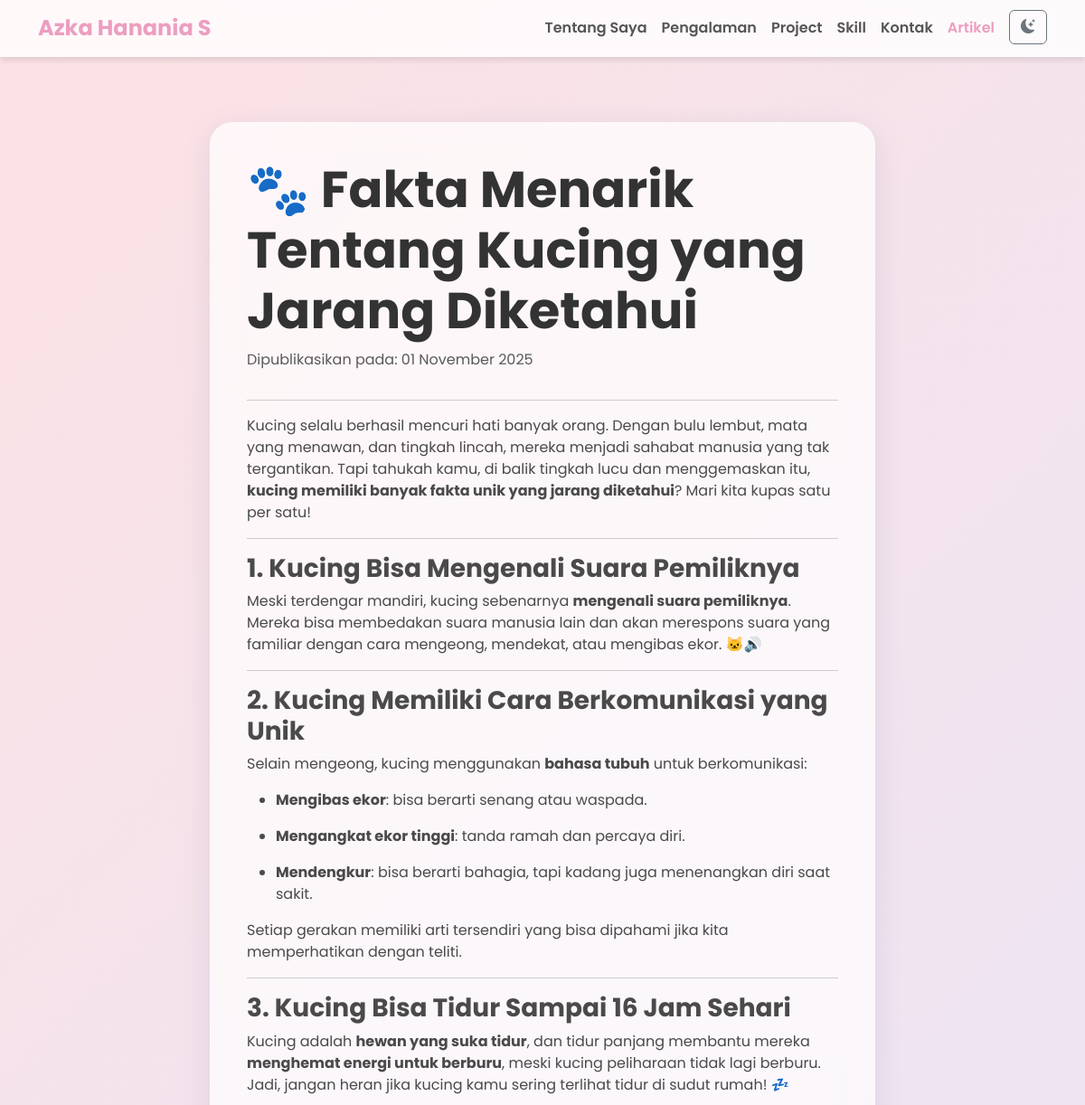
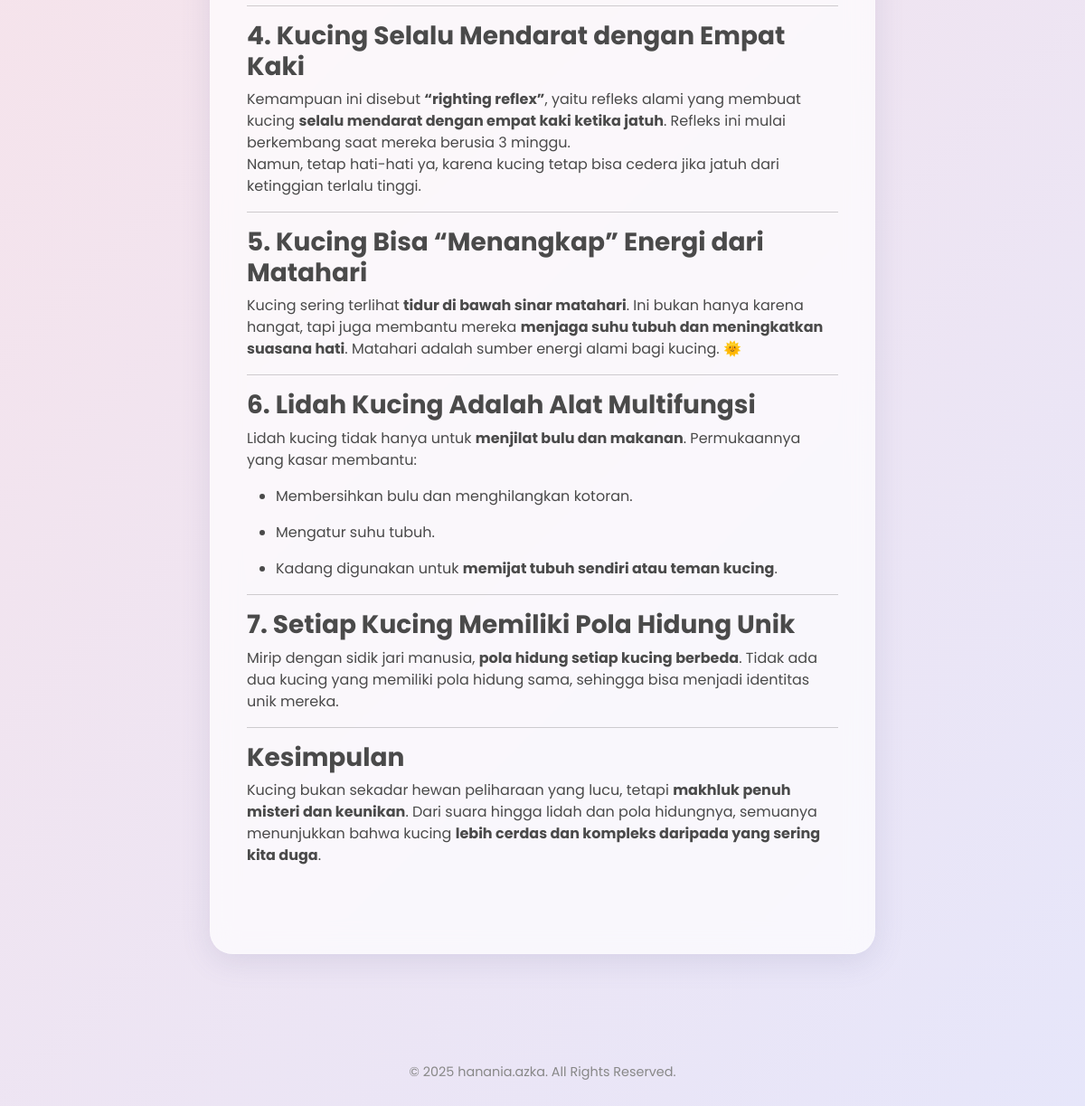
/artikel_detail.php?id=17, run on the app's committed database (2 pictures, top to bottom).
### tables this page shows
CREATE TABLE `articles` (
  `id` int(11) NOT NULL,
  `title` varchar(255) NOT NULL,
  `content` text NOT NULL,
  `image` varchar(255) DEFAULT NULL,
  `created_at` timestamp NOT NULL DEFAULT current_timestamp()
);

### artikel_detail.php (the view, shortened to what this page needs)
<?php
require_once 'config.php';
$id = isset($_GET['id']) ? (int)$_GET['id'] : 0;
$stmt = $pdo->prepare("SELECT * FROM articles WHERE id = ?");
$stmt->execute([$id]);
$article = $stmt->fetch(PDO::FETCH_ASSOC);
?>
<!DOCTYPE html>
<html lang="id">
<head>
    <link href="https://cdn.jsdelivr.net/npm/bootstrap@5.3.3/dist/css/bootstrap.min.css" rel="stylesheet">
    <link rel="stylesheet" href="https://cdn.jsdelivr.net/npm/bootstrap-icons@1.11.3/font/bootstrap-icons.min.css">
    <link rel="stylesheet" href="style.css">
</head>
<body>
    <nav class="navbar navbar-expand-lg sticky-top">
        <div class="container">
            <a class="navbar-brand" href="index.html">Azka Hanania S</a>
            <div class="collapse navbar-collapse" id="navbarNav">
                <ul class="navbar-nav ms-auto">
                    <li class="nav-item"><a class="nav-link" href="index.html">Tentang Saya</a></li>
                    <li class="nav-item"><a class="nav-link" href="pengalaman.html">Pengalaman</a></li>
                    <li class="nav-item"><a class="nav-link" href="projek.html">Project</a></li>
                    <li class="nav-item"><a class="nav-link" href="skill.html">Skill</a></li>
                    <li class="nav-item"><a class="nav-link" href="kontak.html">Kontak</a></li>
                    <li class="nav-item"><a class="nav-link active" href="artikel.php">Artikel</a></li>
                    <li class="nav-item">
                        <button id="theme-switcher" class="btn btn-outline-secondary ms-2"><i class="bi bi-moon-stars-fill"></i></button>
                    </li>
                </ul>
            </div>
        </div>
    </nav>
    <div class="container py-5 mt-4">
        <div class="row justify-content-center">
            <div class="col-lg-8">
                <div class="soft-card">
                    <h1 class="main-header"><?= htmlspecialchars($article['title']) ?></h1>
                    <p class="text-muted">Dipublikasikan pada: <?= date('d F Y', strtotime($article['created_at'])) ?></p>
                    <hr>
                    <div class="article-content">
                        <?= html_entity_decode($article['content']) ?>
                    </div>
                </div>
            </div>
        </div>
    </div>
    <footer class="footer">
        <span>© 2025 hanania.azka. All Rights Reserved.</span>
    </footer>
</body>
</html>

### style.css (style rules this page uses)
body { font-family: 'Poppins', sans-serif; background: linear-gradient(135deg, #fde2e4 0%, #e6e6fa 100%); color: #4a4a4a; margin: 0; padding: 0; overflow-x: hidden; }
.navbar { background: rgba(255, 255, 255, 0.8); backdrop-filter: blur(10px); -webkit-backdrop-filter: blur(10px); box-shadow: 0 4px 6px rgba(0, 0, 0, 0.1); font-weight: 600; border-bottom: 1px solid rgba(255, 255, 255, 0.3); }
.navbar-brand { color: #EC9EC0 !important; font-weight: 700; font-size: 1.5rem; }
.nav-link { color: #555 !important; transition: color 0.3s ease; }
.nav-link.active, .nav-link:hover { color: #EC9EC0 !important; }
.container { max-width: 1140px; }
.soft-card { background: rgba(255, 255, 255, 0.7); backdrop-filter: blur(15px); -webkit-backdrop-filter: blur(15px); border-radius: 25px; border: 1px solid rgba(255, 255, 255, 0.2); box-shadow: 0 8px 32px 0 rgba(100, 100, 150, 0.15); padding: 2.5rem; margin-bottom: 2.5rem; transition: transform 0.3s ease, box-shadow 0.3s ease; display: flex; flex-direction: column; height: 100%; }
.main-header { font-weight: 700; color: #333; font-size: 3.5rem; }
.footer { text-align: center; padding: 2.5rem 0; color: #888; font-size: 0.9rem; margin-top: 2rem; }

### data on the page
articles: title "🐾 Fakta Menarik Tentang Kucing yang Jarang Diketahui", created_at "01 November 2025", content "Kucing selalu berhasil mencuri hati banyak orang. Dengan bulu lembut, mata yang menawan, dan tingkah lincah, mereka menjadi sahabat manusia yang tak tergantikan. Tapi tahukah kamu, di balik tingkah lucu dan menggemaskan itu, kucing memiliki banyak fakta unik yang jarang diketahui ? Mari kita kupas satu per satu! 1. Kucing Bisa Mengenali Suara Pemiliknya Meski terdengar mandiri, kucing sebenarnya mengenali suara pemiliknya . Mereka bisa membedakan suara manusia lain dan akan merespons suara yang familiar dengan cara mengeong, mendekat, atau mengibas ekor. 🐱🔊 2. Kucing Memiliki Cara Berkomunikasi yang Unik Selain mengeong, kucing menggunakan bahasa tubuh untuk berkomunikasi: Mengibas ekor :…"
